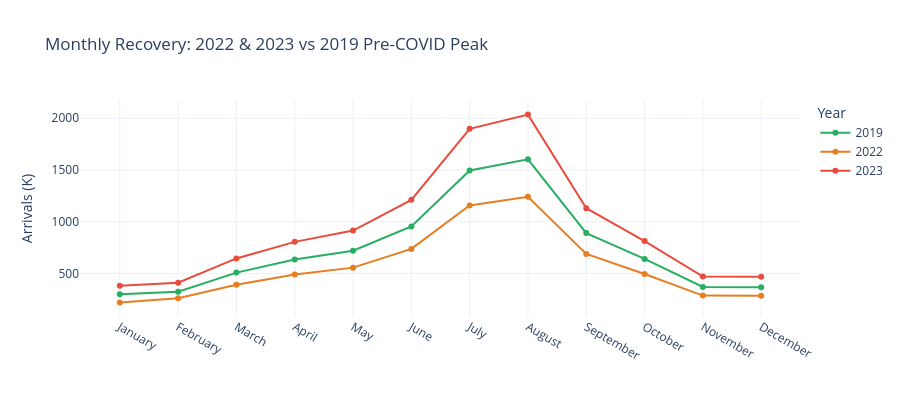

The code cell stored with this chart in its notebook:
### Code cell
# ── Chart 7: Year comparison lines (2019 vs 2022 vs 2023) 
compare_years = monthly[monthly['year'].isin([2019, 2022, 2023])].copy()
compare_years = compare_years.sort_values(['year','month'])

fig = px.line(
    compare_years, x='month_name', y='arrivals_thousands',
    color='year', color_discrete_sequence=['#27AE60','#E67E22','#E74C3C'],
    title='Monthly Recovery: 2022 & 2023 vs 2019 Pre-COVID Peak',
    labels={'arrivals_thousands': 'Arrivals (K)', 'month_name': '', 'year': 'Year'},
    markers=True
)
fig.update_layout(template='plotly_white', height=400)
fig.show()

### Figure 1 — Plotly figure (JSON) as saved in the notebook; plotly's stock layout.template omitted (floating-point values rounded to 4 significant figures)
{"data": [{"hovertemplate": "Year=2019<br>=%{x}<br>Arrivals (K)=%{y}<extra></extra>", "legendgroup": "2019", "line": {"color": "#27AE60", "dash": "solid"}, "marker": {"symbol": "circle"}, "mode": "lines+markers", "name": "2019", "orientation": "v", "showlegend": true, "type": "scatter", "x": ["January", "February", "March", "April", "May", "June", "July", "August", "September", "October", "November", "December"], "xaxis": "x", "y": [299, 323, 508, 634, 720, 954, 1495, 1603, 890, 640, 370, 367], "yaxis": "y"}, {"hovertemplate": "Year=2022<br>=%{x}<br>Arrivals (K)=%{y}<extra></extra>", "legendgroup": "2022", "line": {"color": "#E67E22", "dash": "solid"}, "marker": {"symbol": "circle"}, "mode": "lines+markers", "name": "2022", "orientation": "v", "showlegend": true, "type": "scatter", "x": ["January", "February", "March", "April", "May", "June", "July", "August", "September", "October", "November", "December"], "xaxis": "x", "y": [220, 260, 390, 490, 556, 737, 1156, 1240, 688, 495, 286, 284], "yaxis": "y"}, {"hovertemplate": "Year=2023<br>=%{x}<br>Arrivals (K)=%{y}<extra></extra>", "legendgroup": "2023", "line": {"color": "#E74C3C", "dash": "solid"}, "marker": {"symbol": "circle"}, "mode": "lines+markers", "name": "2023", "orientation": "v", "showlegend": true, "type": "scatter", "x": ["January", "February", "March", "April", "May", "June", "July", "August", "September", "October", "November", "December"], "xaxis": "x", "y": [380, 410, 645, 805, 914, 1211, 1898, 2035, 1130, 813, 470, 467], "yaxis": "y"}], "layout": {"height": 400, "legend": {"title": {"text": "Year"}, "tracegroupgap": 0}, "title": {"text": "Monthly Recovery: 2022 & 2023 vs 2019 Pre-COVID Peak"}, "xaxis": {"anchor": "y", "domain": [0, 1], "title": {"text": ""}}, "yaxis": {"anchor": "x", "domain": [0, 1], "title": {"text": "Arrivals (K)"}}}}
